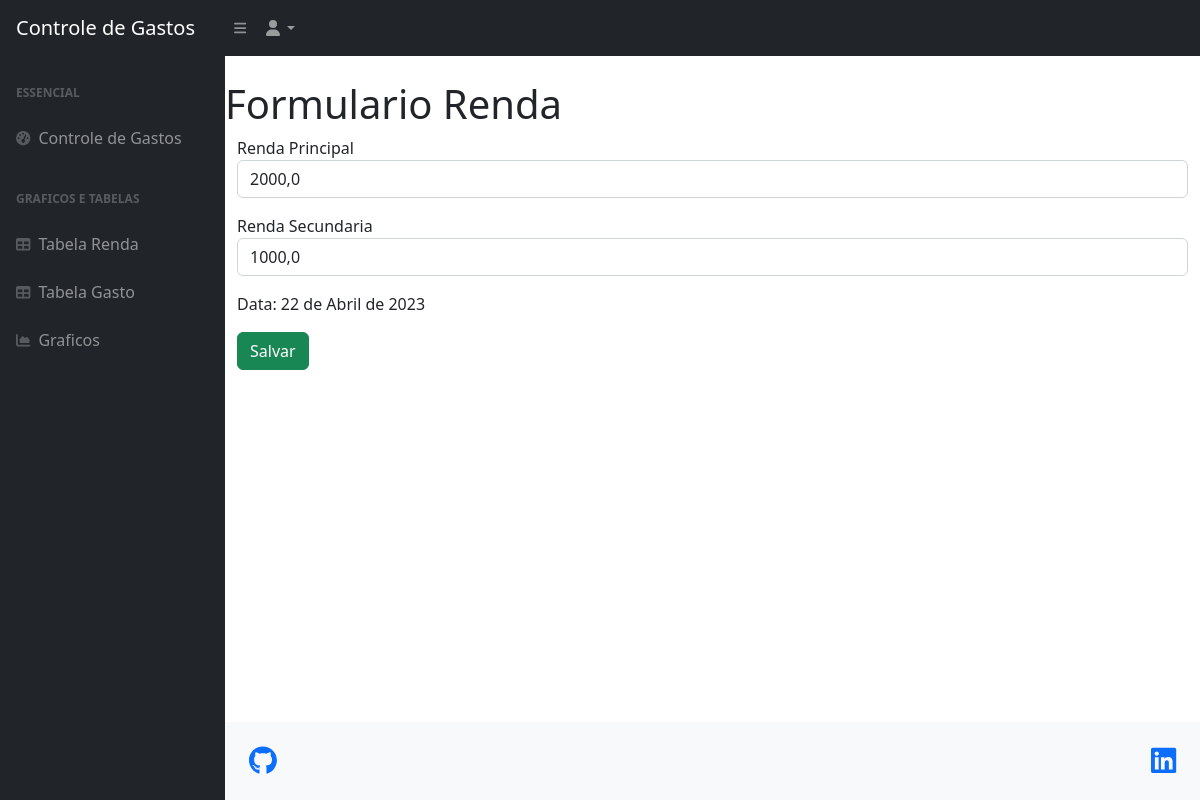
/ver_renda/6 (signed in), run on the app's committed database.
### app_core/models.py (models this page shows, shortened)
class Rendas(models.Model):
    renda_principal = models.FloatField()
    renda_secundaria = models.FloatField(default=0)
    data = models.DateField(default=datetime.today())
    usuario = models.ForeignKey(Usuario, on_delete=models.CASCADE)
    class Meta:
        verbose_name = 'Renda'
        verbose_name_plural = 'Rendas'

### app_core/views.py (the view)
# urls.py: path('ver_renda/<int:id>', views.ver_renda, name='ver_renda'),
def ver_renda(request, id):
    if request.session.get('usuario'):
        renda = Rendas.objects.get(id=id)
        if request.session.get('usuario') == renda.usuario.id:
            return render(request, 'forms/form_renda.html', {'renda': renda})
        else:
            return HttpResponse('Esta não é uma renda sua')
    return redirect('/?status=2')

### app_core/templates/forms/form_renda.html (shortened to what this page needs)
{% extends 'base.html' %}
{% block 'class_body' %}class="sb-nav-fixed"{% endblock 'class_body' %}
{% block 'conteudo' %}
        {% include 'menu.html' %}
        <div id="layoutSidenav">
            {% include 'lateral_menu.html' %}
            <div id="layoutSidenav_content">
                <h1 class="mt-4">Formulario Renda</h1>
                <div class="container">
                    <form action="{% url 'alterar_renda' %}" method="POST">
                        <p>
                            <label>Renda Principal</label>
                            <input class="form-control" type="text" value="{{ renda.renda_principal }}" name="renda_principal">
                        </p>
                        <p>
                            <label>Renda Secundaria</label>
                            <input class="form-control" type="text" value="{{ renda.renda_secundaria }}" name="renda_secundaria">
                        </p>
                        <p>
                            <label>Data: {{ renda.data }}</label>
                        </p>
                        <input type="submit" class="btn btn-success" value="Salvar">
                    </form>
                </div>
                {% include 'footer.html' %}
            </div>
        </div>
{% endblock 'conteudo' %}

### data on the page
Rendas: renda_principal "2000,0", renda_secundaria "1000,0", data "22 de Abril de 2023"
